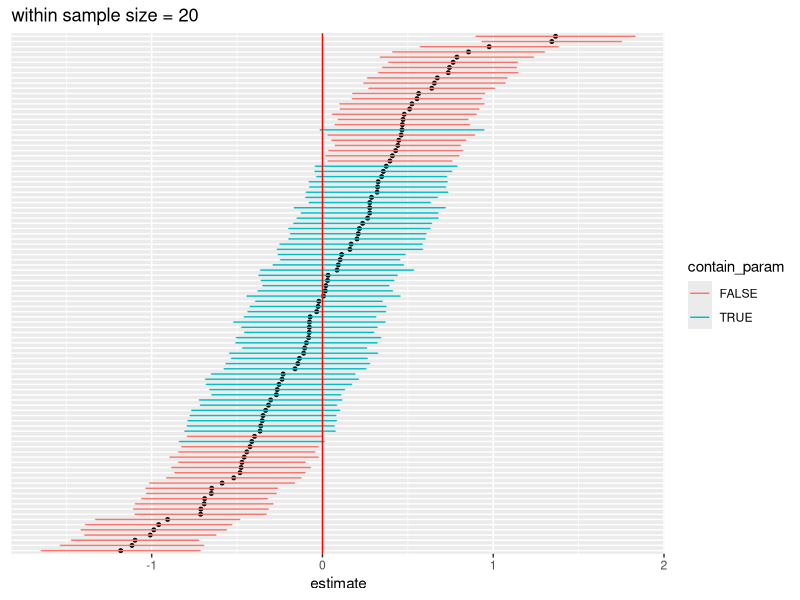
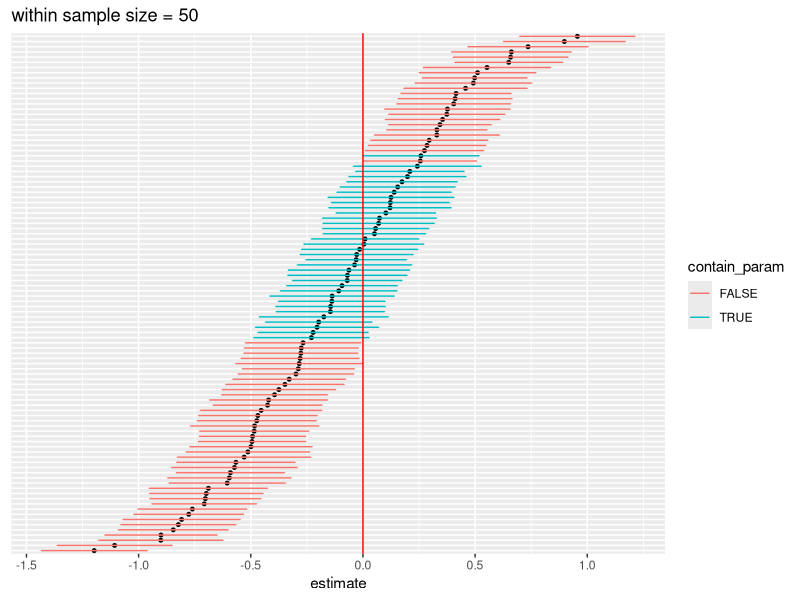
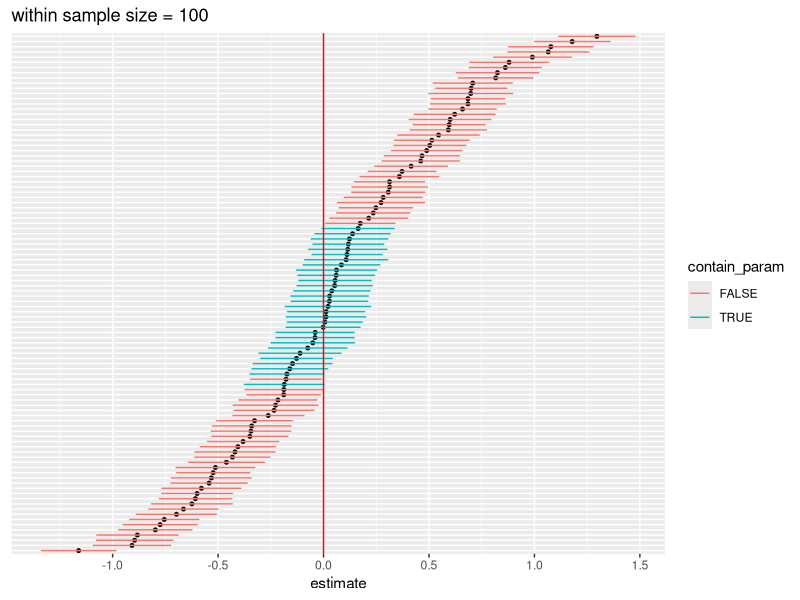
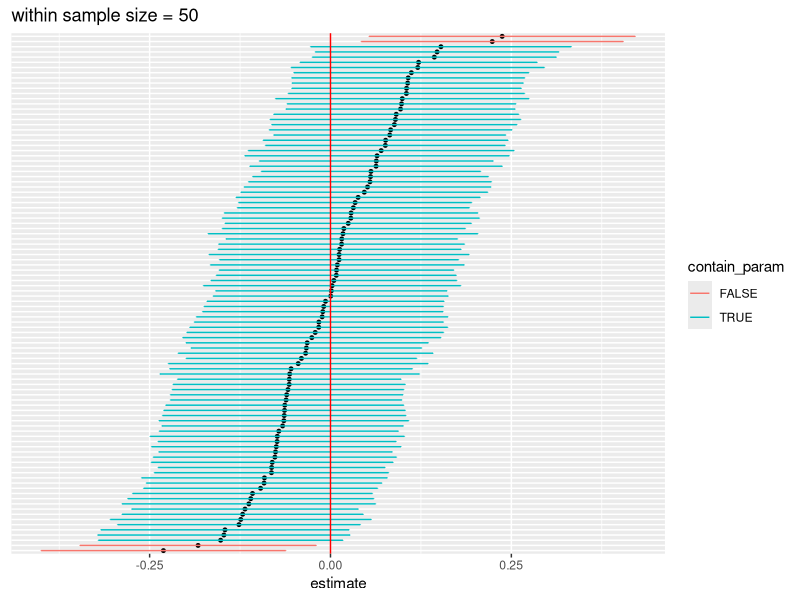
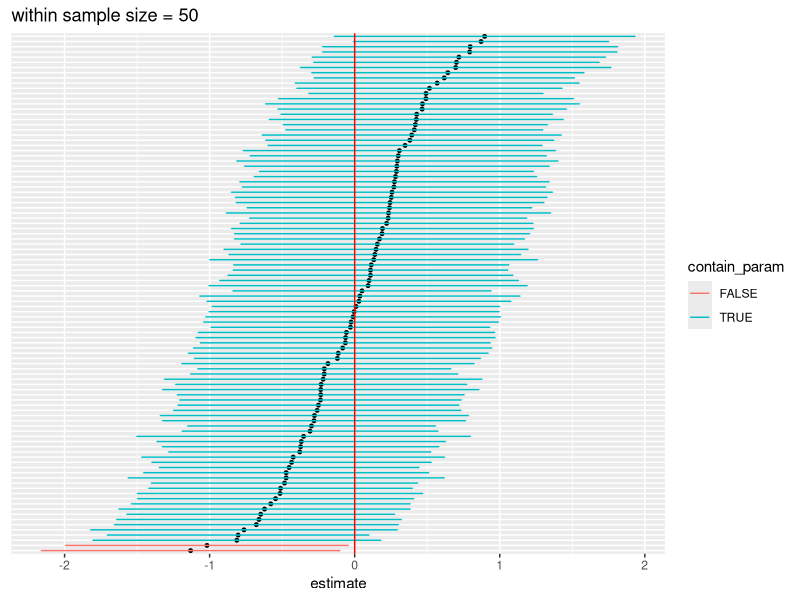

Write the R code that produced these figures, in order.
## ---- chunk 1
library(tidyverse)
library(raster)

library(lme4)
library(lmerTest)
## ---- chunk 2
set.seed(8376)

subject.num <- 100 # number of units/subjects

study.n <- 100 # number of replicated studies

confint.results <- data.frame(study.id = 1:study.n)
lower.results <- rep(0, study.n)
upper.results <- rep(0, study.n)
estimates <- rep(0, study.n)

wihtin.vector <- c(20, 50, 100) # within sample size
for (n in wihtin.vector) {

  for (i in 1:study.n) {
    subj.intercepts <- runif(subject.num, 5, 15)
    subj.slopes <- rnorm(subject.num, mean = 0, sd = 5)
    
    y <- c()
    treat.vector <- c()
    for (j in 1:subject.num) {
      treat <- sample(c(0,1), size = n, replace = TRUE) # treatment assignment
      y.tmp <- subj.slopes[j]*treat + subj.intercepts[j] + rnorm(n, mean = 0, sd = 1)
      
      treat.vector <- c(treat.vector, treat)
      y <- c(y, y.tmp)
    }
    subj.id <- rep(1:subject.num, each = n)
    
    data <- data.frame(subj_id = subj.id, treat = treat.vector, y = y)
    
    group1 <- data %>%
      filter(treat == 0)
    group2 <- data %>%
      filter(treat == 1)
    
    result <- t.test(group2$y, group1$y) # equivalent of fixed effect OLS
    lower.results[i] <- result$conf.int[1]
    upper.results[i] <- result$conf.int[2]
    estimates[i] <- result$estimate[["mean of x"]] - result$estimate[["mean of y"]]
  }
  
  confint.results$lower <- lower.results
  confint.results$upper <- upper.results
  confint.results$estimate <- estimates
  confint.results <- confint.results %>%
    mutate(contain_param = ifelse(lower <= 0 & upper >= 0, TRUE, FALSE))
  
  meta_avg_effect <- mean(confint.results$estimate)
  
  g <- confint.results %>%
    ggplot(aes(x=estimate, y = reorder(study.id, estimate))) +
    geom_point(size = 1) +
    geom_errorbar(aes(xmin=lower, xmax=upper, col=contain_param), width=.1) +
    geom_vline(xintercept = 0, col = "red") +
    ggtitle(paste0("within sample size = ", n)) +
    theme(axis.title.y=element_blank(),
          axis.text.y=element_blank(),
          axis.ticks.y=element_blank())
  
  #ggsave(file.path("img", paste0("add_var_n", n, ".png")))
  print(g)
}
## ---- chunk 3
subject.num <- 100

study.n <- 100

confint.results <- data.frame(study.id = 1:study.n)
lower.results <- rep(0, study.n)
upper.results <- rep(0, study.n)
estimates <- rep(0, study.n)

n <- 50 # within sample size

for (i in 1:study.n) {
  subj.intercepts <- runif(subject.num, 5, 15)
  slope <- 0
  
  y <- c()
  treat.vector <- c()
  for (j in 1:subject.num) {
    treat <- sample(c(0,1), size = n, replace = TRUE) # treatment assignment
    y.tmp <- treat*slope + subj.intercepts[j] + rnorm(n, mean = 0, sd = 1)
    
    treat.vector <- c(treat.vector, treat)
    y <- c(y, y.tmp)
  }
  subj.id <- rep(1:subject.num, each = n)
  
  data <- data.frame(subj_id = subj.id, treat = treat.vector, y = y)
  
  group1 <- data %>%
    filter(treat == 0)
  group2 <- data %>%
    filter(treat == 1)
  
  result <- t.test(group2$y, group1$y)
  lower.results[i] <- result$conf.int[1]
  upper.results[i] <- result$conf.int[2]
  estimates[i] <- result$estimate[["mean of x"]] - result$estimate[["mean of y"]]
}

confint.results$lower <- lower.results
confint.results$upper <- upper.results
confint.results$estimate <- estimates
confint.results <- confint.results %>%
  mutate(contain_param = ifelse(lower <= 0 & upper >= 0, TRUE, FALSE))

meta_avg_effect <- mean(confint.results$estimate)

g <- confint.results %>%
  ggplot(aes(x=estimate, y = reorder(study.id, estimate))) +
  geom_point(size = 1) +
  geom_errorbar(aes(xmin=lower, xmax=upper, col=contain_param), width=.1) +
  geom_vline(xintercept = 0, col = "red") +
  ggtitle(paste0("within sample size = ", n)) +
  theme(axis.title.y=element_blank(),
        axis.text.y=element_blank(),
        axis.ticks.y=element_blank())

#ggsave(file.path("img", paste0("null_model.png")))
print(g)
## ---- chunk 4
subject.num <- 100

study.n <- 100

confint.results <- data.frame(study.id = 1:study.n)
lower.results <- rep(0, study.n)
upper.results <- rep(0, study.n)
estimates <- rep(0, study.n)

n <- 50 # within sample size

for (i in 1:study.n) {
  subj.intercepts <- runif(subject.num, 5, 15)
  subj.slopes <- rnorm(subject.num, mean = 0, sd = 5)
  
  y <- c()
  treat.vector <- c()
  for (j in 1:subject.num) {
    treat <- sample(c(0,1), size = n, replace = TRUE) # treatment assignment
    y.tmp <- subj.slopes[j]*treat + subj.intercepts[j] + rnorm(n, mean = 0, sd = 1)
    
    treat.vector <- c(treat.vector, treat)
    y <- c(y, y.tmp)
  }
  subj.id <- rep(1:subject.num, each = n)
  
  data <- data.frame(subj_id = subj.id, treat = treat.vector, y = y)
  
  mixed.lmer <- lmer(y ~ treat + (1 + treat|subj_id), data = data)
  
  # summary(mixed.lmer)
  # ranef(mixed.lmer)
  test.result <- contest1D(mixed.lmer, c(0,1), confint = TRUE)
  
  lower.results[i] <- test.result$lower
  upper.results[i] <- test.result$upper
  estimates[i] <- test.result$Estimate
}

confint.results$lower <- lower.results
confint.results$upper <- upper.results
confint.results$estimate <- estimates
confint.results <- confint.results %>%
  mutate(contain_param = ifelse(lower <= 0 & upper >= 0, TRUE, FALSE))

meta_avg_effect <- mean(confint.results$estimate)

g <- confint.results %>%
  ggplot(aes(x=estimate, y = reorder(study.id, estimate))) +
  geom_point(size = 1) +
  geom_errorbar(aes(xmin=lower, xmax=upper, col=contain_param), width=.1) +
  geom_vline(xintercept = 0, col = "red") +
  ggtitle(paste0("within sample size = ", n)) +
  theme(axis.title.y=element_blank(),
        axis.text.y=element_blank(),
        axis.ticks.y=element_blank())

#ggsave(file.path("img", paste0("mixed_model_confints.png")))
print(g)
